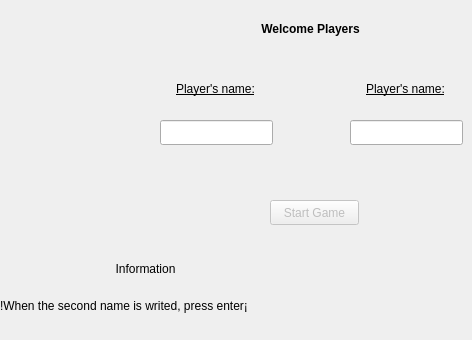
  <widget class="QWidget" name="centralwidget">
   <widget class="QLabel" name="label">
    <property name="geometry">
     <rect>
      <x>250</x>
      <y>20</y>
      <width>121</width>
      <height>17</height>
     </rect>
    </property>
    <property name="font">
     <font>
      <bold>true</bold>
     </font>
    </property>
    <property name="text">
     <string>Welcome Players</string>
    </property>
    <property name="alignment">
     <set>Qt::AlignCenter</set>
    </property>
   </widget>
   <widget class="QLineEdit" name="name1">
    <property name="geometry">
     <rect>
      <x>160</x>
      <y>120</y>
      <width>113</width>
      <height>25</height>
     </rect>
    </property>
    <property name="palette">
     <palette>
      <active>
       <colorrole role="WindowText">
        <brush brushstyle="SolidPattern">
         <color alpha="255">
          <red>0</red>
          <green>0</green>
          <blue>0</blue>
         </color>
        </brush>
       </colorrole>
       <colorrole role="Button">
        <brush brushstyle="SolidPattern">
         <color alpha="255">
          <red>238</red>
          <green>238</green>
          <blue>236</blue>
         </color>
        </brush>
       </colorrole>
       <colorrole role="Light">
        <brush brushstyle="SolidPattern">
         <color alpha="255">
          <red>255</red>
          <green>255</green>
          <blue>255</blue>
         </color>
        </brush>
       </colorrole>
       <colorrole role="Midlight">
        <brush brushstyle="SolidPattern">
         <color alpha="255">
          <red>246</red>
          <green>246</green>
          <blue>245</blue>
         </color>
        </brush>
       </colorrole>
       <colorrole role="Dark">
        <brush brushstyle="SolidPattern">
         <color alpha="255">
          <red>119</red>
          <green>119</green>
          <blue>118</blue>
         </color>
        </brush>
       </colorrole>
       <colorrole role="Mid">
        <brush brushstyle="SolidPattern">
         <color alpha="255">
          <red>159</red>
          <green>159</green>
          <blue>157</blue>
         </color>
        </brush>
       </colorrole>
       <colorrole role="Text">
        <brush brushstyle="SolidPattern">
         <color alpha="255">
          <red>0</red>
          <green>0</green>
          <blue>0</blue>
         </color>
        </brush>
       </colorrole>
       <colorrole role="BrightText">
        <brush brushstyle="SolidPattern">
         <color alpha="255">
          <red>255</red>
          <green>255</green>
          <blue>255</blue>
         </color>
        </brush>
       </colorrole>
       <colorrole role="ButtonText">
        <brush brushstyle="SolidPattern">
         <color alpha="255">
          <red>0</red>
          <green>0</green>
          <blue>0</blue>
         </color>
        </brush>
       </colorrole>
       <colorrole role="Base">
        <brush brushstyle="SolidPattern">
         <color alpha="255">
          <red>255</red>
          <green>255</green>
          <blue>255</blue>
         </color>
        </brush>
       </colorrole>
       <colorrole role="Window">
        <brush brushstyle="SolidPattern">
         <color alpha="255">
          <red>238</red>
          <green>238</green>
          <blue>236</blue>
         </color>
        </brush>
       </colorrole>
       <colorrole role="Shadow">
        <brush brushstyle="SolidPattern">
         <color alpha="255">
          <red>0</red>
          <green>0</green>
          <blue>0</blue>
         </color>
        </brush>
       </colorrole>
       <colorrole role="AlternateBase">
        <brush brushstyle="SolidPattern">
         <color alpha="255">
          <red>246</red>
          <green>246</green>
          <blue>245</blue>
         </color>
        </brush>
       </colorrole>
       <colorrole role="ToolTipBase">
        <brush brushstyle="SolidPattern">
         <color alpha="255">
          <red>255</red>
          <green>255</green>
          <blue>220</blue>
         </color>
        </brush>
       </colorrole>
       <colorrole role="ToolTipText">
        <brush brushstyle="SolidPattern">
         <color alpha="255">
          <red>0</red>
          <green>0</green>
          <blue>0</blue>
         </color>
        </brush>
       </colorrole>
      </active>
      <inactive>
       <colorrole role="WindowText">
        <brush brushstyle="SolidPattern">
         <color alpha="255">
          <red>0</red>
          <green>0</green>
          <blue>0</blue>
         </color>
        </brush>
       </colorrole>
       <colorrole role="Button">
        <brush brushstyle="SolidPattern">
         <color alpha="255">
          <red>239</red>
          <green>239</green>
          <blue>239</blue>
         </color>
        </brush>
       </colorrole>
       <colorrole role="Light">
        <brush brushstyle="SolidPattern">
         <color alpha="255">
          <red>255</red>
          <green>255</green>
          <blue>255</blue>
         </color>
        </brush>
       </colorrole>
       <colorrole role="Midlight">
        <brush brushstyle="SolidPattern">
         <color alpha="255">
          <red>202</red>
          <green>202</green>
          <blue>202</blue>
         </color>
        </brush>
       </colorrole>
       <colorrole role="Dark">
        <brush brushstyle="SolidPattern">
         <color alpha="255">
          <red>159</red>
          <green>159</green>
          <blue>159</blue>
         </color>
        </brush>
       </colorrole>
       <colorrole role="Mid">
        <brush brushstyle="SolidPattern">
         <color alpha="255">
          <red>184</red>
          <green>184</green>
          <blue>184</blue>
         </color>
        </brush>
       </colorrole>
       <colorrole role="Text">
        <brush brushstyle="SolidPattern">
         <color alpha="255">
          <red>0</red>
          <green>0</green>
          <blue>0</blue>
         </color>
        </brush>
       </colorrole>
       <colorrole role="BrightText">
        <brush brushstyle="SolidPattern">
         <color alpha="255">
          <red>255</red>
          <green>255</green>
          <blue>255</blue>
         </color>
        </brush>
       </colorrole>
       <colorrole role="ButtonText">
        <brush brushstyle="SolidPattern">
         <color alpha="255">
          <red>0</red>
          <green>0</green>
          <blue>0</blue>
         </color>
        </brush>
       </colorrole>
       <colorrole role="Base">
        <brush brushstyle="SolidPattern">
         <color alpha="255">
          <red>255</red>
          <green>255</green>
          <blue>255</blue>
         </color>
        </brush>
       </colorrole>
       <colorrole role="Window">
        <brush brushstyle="SolidPattern">
         <color alpha="255">
          <red>239</red>
          <green>239</green>
          <blue>239</blue>
         </color>
        </brush>
       </colorrole>
       <colorrole role="Shadow">
        <brush brushstyle="SolidPattern">
         <color alpha="255">
          <red>118</red>
          <green>118</green>
          <blue>118</blue>
         </color>
        </brush>
       </colorrole>
       <colorrole role="AlternateBase">
        <brush brushstyle="SolidPattern">
         <color alpha="255">
          <red>247</red>
          <green>247</green>
          <blue>247</blue>
         </color>
        </brush>
       </colorrole>
       <colorrole role="ToolTipBase">
        <brush brushstyle="SolidPattern">
         <color alpha="255">
          <red>255</red>
          <green>255</green>
          <blue>220</blue>
         </color>
        </brush>
       </colorrole>
       <colorrole role="ToolTipText">
        <brush brushstyle="SolidPattern">
         <color alpha="255">
          <red>0</red>
          <green>0</green>
          <blue>0</blue>
         </color>
        </brush>
       </colorrole>
      </inactive>
      <disabled>
       <colorrole role="WindowText">
        <brush brushstyle="SolidPattern">
         <color alpha="255">
          <red>119</red>
          <green>119</green>
          <blue>118</blue>
         </color>
        </brush>
       </colorrole>
       <colorrole role="Button">
        <brush brushstyle="SolidPattern">
         <color alpha="255">
          <red>238</red>
          <green>238</green>
          <blue>236</blue>
         </color>
        </brush>
       </colorrole>
       <colorrole role="Light">
        <brush brushstyle="SolidPattern">
         <color alpha="255">
          <red>255</red>
          <green>255</green>
          <blue>255</blue>
         </color>
        </brush>
       </colorrole>
       <colorrole role="Midlight">
        <brush brushstyle="SolidPattern">
         <color alpha="255">
          <red>246</red>
          <green>246</green>
          <blue>245</blue>
         </color>
        </brush>
       </colorrole>
       <colorrole role="Dark">
        <brush brushstyle="SolidPattern">
         <color alpha="255">
          <red>119</red>
          <green>119</green>
          <blue>118</blue>
         </color>
        </brush>
       </colorrole>
       <colorrole role="Mid">
        <brush brushstyle="SolidPattern">
         <color alpha="255">
          <red>159</red>
          <green>159</green>
          <blue>157</blue>
         </color>
        </brush>
       </colorrole>
       <colorrole role="Text">
        <brush brushstyle="SolidPattern">
         <color alpha="255">
          <red>119</red>
          <green>119</green>
          <blue>118</blue>
         </color>
        </brush>
       </colorrole>
       <colorrole role="BrightText">
        <brush brushstyle="SolidPattern">
         <color alpha="255">
          <red>255</red>
          <green>255</green>
          <blue>255</blue>
         </color>
        </brush>
       </colorrole>
       <colorrole role="ButtonText">
        <brush brushstyle="SolidPattern">
         <color alpha="255">
          <red>119</red>
          <green>119</green>
          <blue>118</blue>
         </color>
        </brush>
       </colorrole>
       <colorrole role="Base">
        <brush brushstyle="SolidPattern">
         <color alpha="255">
          <red>238</red>
          <green>238</green>
          <blue>236</blue>
         </color>
        </brush>
       </colorrole>
       <colorrole role="Window">
        <brush brushstyle="SolidPattern">
         <color alpha="255">
          <red>238</red>
          <green>238</green>
          <blue>236</blue>
         </color>
        </brush>
       </colorrole>
       <colorrole role="Shadow">
        <brush brushstyle="SolidPattern">
         <color alpha="255">
          <red>177</red>
          <green>177</green>
          <blue>177</blue>
         </color>
        </brush>
       </colorrole>
       <colorrole role="AlternateBase">
        <brush brushstyle="SolidPattern">
         <color alpha="255">
          <red>247</red>
          <green>247</green>
          <blue>247</blue>
         </color>
        </brush>
       </colorrole>
       <colorrole role="ToolTipBase">
        <brush brushstyle="SolidPattern">
         <color alpha="255">
          <red>255</red>
          <green>255</green>
          <blue>220</blue>
         </color>
        </brush>
       </colorrole>
       <colorrole role="ToolTipText">
        <brush brushstyle="SolidPattern">
         <color alpha="255">
          <red>0</red>
          <green>0</green>
          <blue>0</blue>
         </color>
        </brush>
       </colorrole>
      </disabled>
     </palette>
    </property>
   </widget>
   <widget class="QLineEdit" name="name2">
    <property name="geometry">
     <rect>
      <x>350</x>
      <y>120</y>
      <width>113</width>
      <height>25</height>
     </rect>
    </property>
    <property name="palette">
     <palette>
      <active>
       <colorrole role="WindowText">
        <brush brushstyle="SolidPattern">
         <color alpha="255">
          <red>0</red>
          <green>0</green>
          <blue>0</blue>
         </color>
        </brush>
       </colorrole>
       <colorrole role="Button">
        <brush brushstyle="SolidPattern">
         <color alpha="255">
          <red>238</red>
          <green>238</green>
          <blue>236</blue>
         </color>
        </brush>
       </colorrole>
       <colorrole role="Light">
        <brush brushstyle="SolidPattern">
         <color alpha="255">
          <red>255</red>
          <green>255</green>
          <blue>255</blue>
         </color>
        </brush>
       </colorrole>
       <colorrole role="Midlight">
        <brush brushstyle="SolidPattern">
         <color alpha="255">
          <red>246</red>
          <green>246</green>
          <blue>245</blue>
         </color>
        </brush>
       </colorrole>
       <colorrole role="Dark">
        <brush brushstyle="SolidPattern">
         <color alpha="255">
          <red>119</red>
          <green>119</green>
          <blue>118</blue>
         </color>
        </brush>
       </colorrole>
       <colorrole role="Mid">
        <brush brushstyle="SolidPattern">
         <color alpha="255">
          <red>159</red>
          <green>159</green>
          <blue>157</blue>
         </color>
        </brush>
       </colorrole>
       <colorrole role="Text">
        <brush brushstyle="SolidPattern">
         <color alpha="255">
          <red>0</red>
          <green>0</green>
          <blue>0</blue>
         </color>
        </brush>
       </colorrole>
       <colorrole role="BrightText">
        <brush brushstyle="SolidPattern">
         <color alpha="255">
          <red>255</red>
          <green>255</green>
          <blue>255</blue>
         </color>
        </brush>
       </colorrole>
       <colorrole role="ButtonText">
        <brush brushstyle="SolidPattern">
         <color alpha="255">
          <red>0</red>
          <green>0</green>
          <blue>0</blue>
         </color>
        </brush>
       </colorrole>
       <colorrole role="Base">
        <brush brushstyle="SolidPattern">
         <color alpha="255">
          <red>255</red>
          <green>255</green>
          <blue>255</blue>
         </color>
        </brush>
       </colorrole>
       <colorrole role="Window">
        <brush brushstyle="SolidPattern">
         <color alpha="255">
          <red>238</red>
          <green>238</green>
          <blue>236</blue>
         </color>
        </brush>
       </colorrole>
       <colorrole role="Shadow">
        <brush brushstyle="SolidPattern">
         <color alpha="255">
          <red>0</red>
          <green>0</green>
          <blue>0</blue>
         </color>
        </brush>
       </colorrole>
       <colorrole role="AlternateBase">
        <brush brushstyle="SolidPattern">
         <color alpha="255">
          <red>246</red>
          <green>246</green>
          <blue>245</blue>
         </color>
        </brush>
       </colorrole>
       <colorrole role="ToolTipBase">
        <brush brushstyle="SolidPattern">
         <color alpha="255">
          <red>255</red>
          <green>255</green>
          <blue>220</blue>
         </color>
        </brush>
       </colorrole>
       <colorrole role="ToolTipText">
        <brush brushstyle="SolidPattern">
         <color alpha="255">
          <red>0</red>
          <green>0</green>
          <blue>0</blue>
         </color>
        </brush>
       </colorrole>
      </active>
      <inactive>
       <colorrole role="WindowText">
        <brush brushstyle="SolidPattern">
         <color alpha="255">
          <red>0</red>
          <green>0</green>
          <blue>0</blue>
         </color>
        </brush>
       </colorrole>
       <colorrole role="Button">
        <brush brushstyle="SolidPattern">
         <color alpha="255">
          <red>239</red>
          <green>239</green>
          <blue>239</blue>
         </color>
        </brush>
       </colorrole>
       <colorrole role="Light">
        <brush brushstyle="SolidPattern">
         <color alpha="255">
          <red>255</red>
          <green>255</green>
          <blue>255</blue>
         </color>
        </brush>
       </colorrole>
       <colorrole role="Midlight">
        <brush brushstyle="SolidPattern">
         <color alpha="255">
          <red>202</red>
          <green>202</green>
          <blue>202</blue>
         </color>
        </brush>
       </colorrole>
       <colorrole role="Dark">
        <brush brushstyle="SolidPattern">
         <color alpha="255">
          <red>159</red>
          <green>159</green>
          <blue>159</blue>
         </color>
        </brush>
       </colorrole>
       <colorrole role="Mid">
        <brush brushstyle="SolidPattern">
         <color alpha="255">
          <red>184</red>
          <green>184</green>
          <blue>184</blue>
         </color>
        </brush>
       </colorrole>
       <colorrole role="Text">
        <brush brushstyle="SolidPattern">
         <color alpha="255">
          <red>0</red>
          <green>0</green>
          <blue>0</blue>
         </color>
        </brush>
       </colorrole>
       <colorrole role="BrightText">
        <brush brushstyle="SolidPattern">
         <color alpha="255">
          <red>255</red>
          <green>255</green>
          <blue>255</blue>
         </color>
        </brush>
       </colorrole>
       <colorrole role="ButtonText">
        <brush brushstyle="SolidPattern">
         <color alpha="255">
          <red>0</red>
          <green>0</green>
          <blue>0</blue>
         </color>
        </brush>
       </colorrole>
       <colorrole role="Base">
        <brush brushstyle="SolidPattern">
         <color alpha="255">
          <red>255</red>
          <green>255</green>
          <blue>255</blue>
         </color>
        </brush>
       </colorrole>
       <colorrole role="Window">
        <brush brushstyle="SolidPattern">
         <color alpha="255">
          <red>239</red>
          <green>239</green>
          <blue>239</blue>
         </color>
        </brush>
       </colorrole>
       <colorrole role="Shadow">
        <brush brushstyle="SolidPattern">
         <color alpha="255">
          <red>118</red>
          <green>118</green>
          <blue>118</blue>
         </color>
        </brush>
       </colorrole>
       <colorrole role="AlternateBase">
        <brush brushstyle="SolidPattern">
         <color alpha="255">
          <red>247</red>
          <green>247</green>
          <blue>247</blue>
         </color>
        </brush>
       </colorrole>
       <colorrole role="ToolTipBase">
        <brush brushstyle="SolidPattern">
         <color alpha="255">
          <red>255</red>
          <green>255</green>
          <blue>220</blue>
         </color>
        </brush>
       </colorrole>
       <colorrole role="ToolTipText">
        <brush brushstyle="SolidPattern">
         <color alpha="255">
          <red>0</red>
          <green>0</green>
          <blue>0</blue>
         </color>
        </brush>
       </colorrole>
      </inactive>
      <disabled>
       <colorrole role="WindowText">
        <brush brushstyle="SolidPattern">
         <color alpha="255">
          <red>119</red>
          <green>119</green>
          <blue>118</blue>
         </color>
        </brush>
       </colorrole>
       <colorrole role="Button">
        <brush brushstyle="SolidPattern">
         <color alpha="255">
          <red>238</red>
          <green>238</green>
          <blue>236</blue>
         </color>
        </brush>
       </colorrole>
       <colorrole role="Light">
        <brush brushstyle="SolidPattern">
         <color alpha="255">
          <red>255</red>
          <green>255</green>
          <blue>255</blue>
         </color>
        </brush>
       </colorrole>
       <colorrole role="Midlight">
        <brush brushstyle="SolidPattern">
         <color alpha="255">
          <red>246</red>
          <green>246</green>
          <blue>245</blue>
         </color>
        </brush>
       </colorrole>
       <colorrole role="Dark">
        <brush brushstyle="SolidPattern">
         <color alpha="255">
          <red>119</red>
          <green>119</green>
          <blue>118</blue>
         </color>
        </brush>
       </colorrole>
       <colorrole role="Mid">
        <brush brushstyle="SolidPattern">
         <color alpha="255">
          <red>159</red>
          <green>159</green>
          <blue>157</blue>
         </color>
        </brush>
       </colorrole>
       <colorrole role="Text">
        <brush brushstyle="SolidPattern">
         <color alpha="255">
          <red>119</red>
          <green>119</green>
          <blue>118</blue>
         </color>
        </brush>
       </colorrole>
       <colorrole role="BrightText">
        <brush brushstyle="SolidPattern">
         <color alpha="255">
          <red>255</red>
          <green>255</green>
          <blue>255</blue>
         </color>
        </brush>
       </colorrole>
       <colorrole role="ButtonText">
        <brush brushstyle="SolidPattern">
         <color alpha="255">
          <red>119</red>
          <green>119</green>
          <blue>118</blue>
         </color>
        </brush>
       </colorrole>
       <colorrole role="Base">
        <brush brushstyle="SolidPattern">
         <color alpha="255">
          <red>238</red>
          <green>238</green>
          <blue>236</blue>
         </color>
        </brush>
       </colorrole>
       <colorrole role="Window">
        <brush brushstyle="SolidPattern">
         <color alpha="255">
          <red>238</red>
          <green>238</green>
          <blue>236</blue>
         </color>
        </brush>
       </colorrole>
       <colorrole role="Shadow">
        <brush brushstyle="SolidPattern">
         <color alpha="255">
          <red>177</red>
          <green>177</green>
          <blue>177</blue>
         </color>
        </brush>
       </colorrole>
       <colorrole role="AlternateBase">
        <brush brushstyle="SolidPattern">
         <color alpha="255">
          <red>247</red>
          <green>247</green>
          <blue>247</blue>
         </color>
        </brush>
       </colorrole>
       <colorrole role="ToolTipBase">
        <brush brushstyle="SolidPattern">
         <color alpha="255">
          <red>255</red>
          <green>255</green>
          <blue>220</blue>
         </color>
        </brush>
       </colorrole>
       <colorrole role="ToolTipText">
        <brush brushstyle="SolidPattern">
         <color alpha="255">
          <red>0</red>
          <green>0</green>
          <blue>0</blue>
         </color>
        </brush>
       </colorrole>
      </disabled>
     </palette>
    </property>
   </widget>
   <widget class="QLabel" name="plname1">
    <property name="geometry">
     <rect>
      <x>160</x>
      <y>80</y>
      <width>111</width>
      <height>17</height>
     </rect>
    </property>
    <property name="font">
     <font>
      <underline>true</underline>
     </font>
    </property>
    <property name="text">
     <string>Player's name:</string>
    </property>
    <property name="alignment">
     <set>Qt::AlignCenter</set>
    </property>
   </widget>
   <widget class="QLabel" name="plname2">
    <property name="geometry">
     <rect>
      <x>350</x>
      <y>80</y>
      <width>111</width>
      <height>17</height>
     </rect>
    </property>
    <property name="font">
     <font>
      <underline>true</underline>
     </font>
    </property>
    <property name="text">
     <string>Player's name:</string>
    </property>
    <property name="alignment">
     <set>Qt::AlignCenter</set>
    </property>
   </widget>
   <widget class="QPushButton" name="startButton">
    <property name="enabled">
     <bool>false</bool>
    </property>
    <property name="geometry">
     <rect>
      <x>270</x>
      <y>200</y>
      <width>89</width>
      <height>25</height>
     </rect>
    </property>
    <property name="text">
     <string>Start Game</string>
    </property>
   </widget>
   <widget class="QLabel" name="lblinfo">
    <property name="geometry">
     <rect>
      <x>100</x>
      <y>260</y>
      <width>91</width>
      <height>17</height>
     </rect>
    </property>
    <property name="text">
     <string>Information</string>
    </property>
    <property name="alignment">
     <set>Qt::AlignCenter</set>
    </property>
   </widget>
   <widget class="QLabel" name="lblinfo2">
    <property name="geometry">
     <rect>
      <x>0</x>
      <y>280</y>
      <width>321</width>
      <height>51</height>
     </rect>
    </property>
    <property name="text">
     <string>!When the second name is writed, press enter¡ </string>
    </property>
    <property name="alignment">
     <set>Qt::AlignJustify|Qt::AlignVCenter</set>
    </property>
   </widget>
  </widget>
